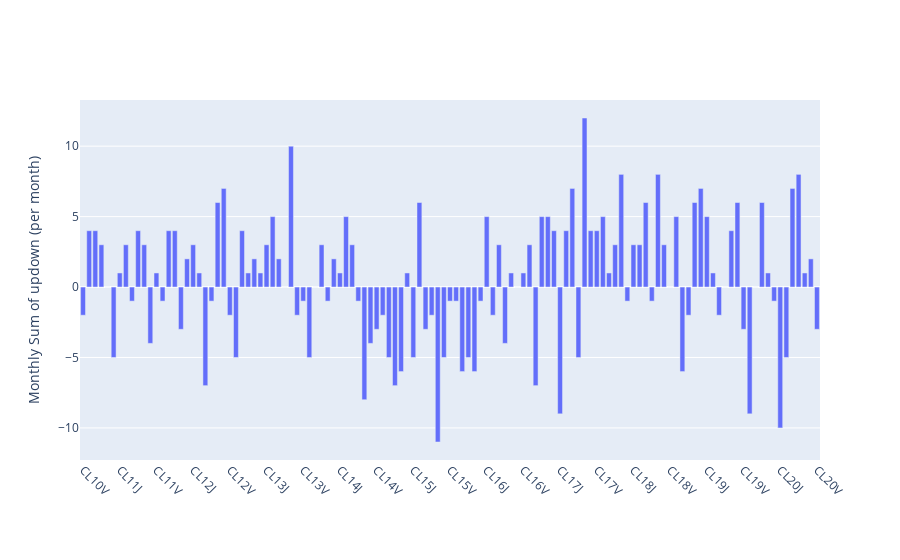

Here is the notebook cell this chart was saved with:
### Code cell
plotly_plot(
    df_cl_front3,
    x_column='sym2',
    bar_plot=True,
    y_left_label='Monthly Sum of updown (per month)'
)

### Figure 1 — Plotly figure (JSON) as saved in the notebook; plotly's stock layout.template omitted (floating-point values rounded to 4 significant figures)
{"data": [{"name": "updown", "type": "bar", "x": ["CL10V", "CL10X", "CL10Z", "CL11F", "CL11G", "CL11H", "CL11J", "CL11K", "CL11M", "CL11N", "CL11Q", "CL11U", "CL11V", "CL11X", "CL11Z", "CL12F", "CL12G", "CL12H", "CL12J", "CL12K", "CL12M", "CL12N", "CL12Q", "CL12U", "CL12V", "CL12X", "CL12Z", "CL13F", "CL13G", "CL13H", "CL13J", "CL13K", "CL13M", "CL13N", "CL13Q", "CL13U", "CL13V", "CL13X", "CL13Z", "CL14F", "CL14G", "CL14H", "CL14J", "CL14K", "CL14M", "CL14N", "CL14Q", "CL14U", "CL14V", "CL14X", "CL14Z", "CL15F", "CL15G", "CL15H", "CL15J", "CL15K", "CL15M", "CL15N", "CL15Q", "CL15U", "CL15V", "CL15X", "CL15Z", "CL16F", "CL16G", "CL16H", "CL16J", "CL16K", "CL16M", "CL16N", "CL16Q", "CL16U", "CL16V", "CL16X", "CL16Z", "CL17F", "CL17G", "CL17H", "CL17J", "CL17K", "CL17M", "CL17N", "CL17Q", "CL17U", "CL17V", "CL17X", "CL17Z", "CL18F", "CL18G", "CL18H", "CL18J", "CL18K", "CL18M", "CL18N", "CL18Q", "CL18U", "CL18V", "CL18X", "CL18Z", "CL19F", "CL19G", "CL19H", "CL19J", "CL19K", "CL19M", "CL19N", "CL19Q", "CL19U", "CL19V", "CL19X", "CL19Z", "CL20F", "CL20G", "CL20H", "CL20J", "CL20K", "CL20M", "CL20N", "CL20Q", "CL20U", "CL20V"], "y": [-2, 4, 4, 3, 0, -5, 1, 3, -1, 4, 3, -4, 1, -1, 4, 4, -3, 2, 3, 1, -7, -1, 6, 7, -2, -5, 4, 1, 2, 1, 3, 5, 2, 0, 10, -2, -1, -5, 0, 3, -1, 2, 1, 5, 3, -1, -8, -4, -3, -2, -5, -7, -6, 1, -5, 6, -3, -2, -11, -5, -1, -1, -6, -5, -6, -1, 5, -2, 3, -4, 1, 0, 1, 3, -7, 5, 5, 4, -9, 4, 7, -5, 12, 4, 4, 5, 1, 3, 8, -1, 3, 3, 6, -1, 8, 3, 0, 5, -6, -2, 6, 7, 5, 1, -2, 0, 4, 6, -3, -9, 0, 6, 1, -1, -10, -5, 7, 8, 1, 2, -3], "yaxis": "y"}], "layout": {"autosize": true, "hovermode": "x", "margin": {"b": 100}, "modebar": {"bgcolor": "grey", "orientation": "v"}, "spikedistance": 1000, "title": {"x": 0.5, "xanchor": "center", "y": 0.9, "yanchor": "top"}, "xaxis": {"showspikes": true, "spikedash": "solid", "spikemode": "toaxis+across", "spikethickness": 1, "tickangle": 45, "ticktext": ["CL10V", "CL11J", "CL11V", "CL12J", "CL12V", "CL13J", "CL13V", "CL14J", "CL14V", "CL15J", "CL15V", "CL16J", "CL16V", "CL17J", "CL17V", "CL18J", "CL18V", "CL19J", "CL19V", "CL20J", "CL20V"], "tickvals": ["CL10V", "CL11J", "CL11V", "CL12J", "CL12V", "CL13J", "CL13V", "CL14J", "CL14V", "CL15J", "CL15V", "CL16J", "CL16V", "CL17J", "CL17V", "CL18J", "CL18V", "CL19J", "CL19V", "CL20J", "CL20V"], "type": "category"}, "yaxis": {"showspikes": true, "spikedash": "solid", "spikemode": "toaxis+across", "spikethickness": 1, "title": {"text": "Monthly Sum of updown (per month)"}}, "yaxis2": {"overlaying": "y", "side": "right", "title": {"text": "y alt"}}}}
